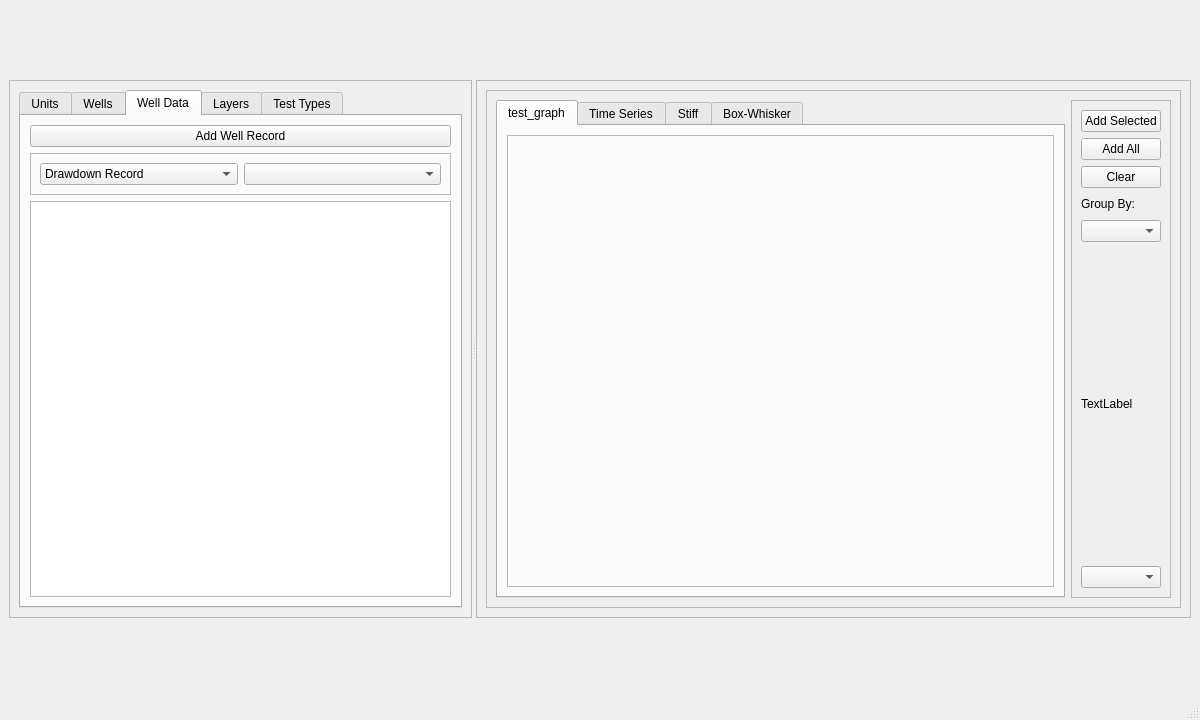
<?xml version="1.0" encoding="UTF-8"?>
<ui version="4.0">
 <class>MainWindow</class>
 <widget class="QMainWindow" name="MainWindow">
  <property name="geometry">
   <rect>
    <x>0</x>
    <y>0</y>
    <width>1200</width>
    <height>720</height>
   </rect>
  </property>
  <property name="minimumSize">
   <size>
    <width>1200</width>
    <height>600</height>
   </size>
  </property>
  <property name="windowTitle">
   <string>Pumping Test Modeling</string>
  </property>
  <widget class="QWidget" name="centralwidget">
   <property name="minimumSize">
    <size>
     <width>1200</width>
     <height>0</height>
    </size>
   </property>
   <layout class="QVBoxLayout" name="verticalLayout_6">
    <item>
     <widget class="QSplitter" name="splitter">
      <property name="orientation">
       <enum>Qt::Horizontal</enum>
      </property>
      <widget class="QFrame" name="TopLeft">
       <property name="maximumSize">
        <size>
         <width>800</width>
         <height>538</height>
        </size>
       </property>
       <property name="frameShape">
        <enum>QFrame::StyledPanel</enum>
       </property>
       <property name="frameShadow">
        <enum>QFrame::Sunken</enum>
       </property>
       <layout class="QVBoxLayout" name="verticalLayout_8">
        <item>
         <widget class="QTabWidget" name="tabWidget">
          <property name="minimumSize">
           <size>
            <width>430</width>
            <height>500</height>
           </size>
          </property>
          <property name="maximumSize">
           <size>
            <width>16000</width>
            <height>16000</height>
           </size>
          </property>
          <property name="currentIndex">
           <number>2</number>
          </property>
          <widget class="QWidget" name="tab_4">
           <attribute name="title">
            <string>Units</string>
           </attribute>
           <layout class="QFormLayout" name="formLayout_2">
            <item row="4" column="1">
             <widget class="QComboBox" name="depthunits">
              <item>
               <property name="text">
                <string>ft</string>
               </property>
              </item>
              <item>
               <property name="text">
                <string>m</string>
               </property>
              </item>
             </widget>
            </item>
            <item row="5" column="1">
             <widget class="QComboBox" name="timeunits">
              <item>
               <property name="text">
                <string>seconds</string>
               </property>
              </item>
              <item>
               <property name="text">
                <string>minutes</string>
               </property>
              </item>
              <item>
               <property name="text">
                <string>hours</string>
               </property>
              </item>
              <item>
               <property name="text">
                <string>days</string>
               </property>
              </item>
             </widget>
            </item>
            <item row="6" column="1">
             <widget class="QComboBox" name="distanceunits">
              <item>
               <property name="text">
                <string>m</string>
               </property>
              </item>
              <item>
               <property name="text">
                <string>ft</string>
               </property>
              </item>
              <item>
               <property name="text">
                <string>miles</string>
               </property>
              </item>
              <item>
               <property name="text">
                <string>km</string>
               </property>
              </item>
             </widget>
            </item>
            <item row="7" column="1">
             <widget class="QComboBox" name="pumpingunits">
              <item>
               <property name="text">
                <string>gpm</string>
               </property>
              </item>
              <item>
               <property name="text">
                <string>cfs</string>
               </property>
              </item>
              <item>
               <property name="text">
                <string>liters per second</string>
               </property>
              </item>
             </widget>
            </item>
            <item row="4" column="0">
             <widget class="QLabel" name="label_16">
              <property name="text">
               <string>Depth</string>
              </property>
             </widget>
            </item>
            <item row="5" column="0">
             <widget class="QLabel" name="label_17">
              <property name="text">
               <string>Time</string>
              </property>
             </widget>
            </item>
            <item row="6" column="0">
             <widget class="QLabel" name="label_18">
              <property name="text">
               <string>Distance</string>
              </property>
             </widget>
            </item>
            <item row="7" column="0">
             <widget class="QLabel" name="label_19">
              <property name="text">
               <string>Pumping</string>
              </property>
             </widget>
            </item>
            <item row="3" column="1">
             <widget class="QComboBox" name="wellradiusunits">
              <item>
               <property name="text">
                <string>in</string>
               </property>
              </item>
              <item>
               <property name="text">
                <string>cm</string>
               </property>
              </item>
              <item>
               <property name="text">
                <string>m</string>
               </property>
              </item>
              <item>
               <property name="text">
                <string>ft</string>
               </property>
              </item>
             </widget>
            </item>
            <item row="3" column="0">
             <widget class="QLabel" name="label_15">
              <property name="text">
               <string>Well Radius</string>
              </property>
             </widget>
            </item>
           </layout>
          </widget>
          <widget class="QWidget" name="welltab">
           <attribute name="title">
            <string>Wells</string>
           </attribute>
           <layout class="QVBoxLayout" name="verticalLayout_9">
            <item>
             <widget class="QFrame" name="frame_5">
              <property name="frameShape">
               <enum>QFrame::StyledPanel</enum>
              </property>
              <property name="frameShadow">
               <enum>QFrame::Raised</enum>
              </property>
              <layout class="QHBoxLayout" name="horizontalLayout_6">
               <item>
                <widget class="QPushButton" name="add_well_button">
                 <property name="text">
                  <string>Add Well</string>
                 </property>
                </widget>
               </item>
               <item>
                <widget class="QPushButton" name="remove_well_button">
                 <property name="text">
                  <string>Remove Well</string>
                 </property>
                </widget>
               </item>
              </layout>
             </widget>
            </item>
            <item>
             <widget class="QTableView" name="welltableview"/>
            </item>
            <item>
             <widget class="QPushButton" name="pushButton_2">
              <property name="text">
               <string>PushButton</string>
              </property>
             </widget>
            </item>
           </layout>
          </widget>
          <widget class="QWidget" name="tab_3">
           <attribute name="title">
            <string>Well Data</string>
           </attribute>
           <layout class="QVBoxLayout" name="verticalLayout">
            <item>
             <widget class="QPushButton" name="add_well_record">
              <property name="text">
               <string>Add Well Record</string>
              </property>
             </widget>
            </item>
            <item>
             <widget class="QFrame" name="frame_7">
              <property name="frameShape">
               <enum>QFrame::StyledPanel</enum>
              </property>
              <property name="frameShadow">
               <enum>QFrame::Raised</enum>
              </property>
              <layout class="QHBoxLayout" name="horizontalLayout_9">
               <item>
                <widget class="QComboBox" name="comboBox_3">
                 <item>
                  <property name="text">
                   <string>Drawdown Record</string>
                  </property>
                 </item>
                 <item>
                  <property name="text">
                   <string>Pumping Record</string>
                  </property>
                 </item>
                </widget>
               </item>
               <item>
                <widget class="QComboBox" name="wellnamescombo2"/>
               </item>
              </layout>
             </widget>
            </item>
            <item>
             <widget class="QTableView" name="StationTableView"/>
            </item>
           </layout>
          </widget>
          <widget class="QWidget" name="tab">
           <attribute name="title">
            <string>Layers</string>
           </attribute>
           <widget class="QWidget" name="layoutWidget">
            <property name="geometry">
             <rect>
              <x>0</x>
              <y>10</y>
              <width>396</width>
              <height>379</height>
             </rect>
            </property>
            <layout class="QVBoxLayout" name="verticalLayout_5">
             <item>
              <widget class="QLabel" name="label">
               <property name="font">
                <font>
                 <pointsize>14</pointsize>
                 <weight>75</weight>
                 <bold>true</bold>
                </font>
               </property>
               <property name="text">
                <string>Aquifer Properties</string>
               </property>
               <property name="alignment">
                <set>Qt::AlignHCenter|Qt::AlignTop</set>
               </property>
              </widget>
             </item>
             <item>
              <layout class="QHBoxLayout" name="horizontalLayout_4"/>
             </item>
             <item>
              <layout class="QFormLayout" name="formLayout">
               <item row="0" column="0">
                <widget class="QLabel" name="label_3">
                 <property name="font">
                  <font>
                   <pointsize>11</pointsize>
                  </font>
                 </property>
                 <property name="text">
                  <string>Aquifer hydraulic conductivity</string>
                 </property>
                </widget>
               </item>
               <item row="0" column="1">
                <widget class="QLineEdit" name="KhInput">
                 <property name="font">
                  <font>
                   <pointsize>14</pointsize>
                  </font>
                 </property>
                </widget>
               </item>
               <item row="1" column="0">
                <widget class="QLabel" name="label_4">
                 <property name="font">
                  <font>
                   <pointsize>11</pointsize>
                  </font>
                 </property>
                 <property name="text">
                  <string>Aquifer specific storage</string>
                 </property>
                </widget>
               </item>
               <item row="1" column="1">
                <widget class="QLineEdit" name="SsInput">
                 <property name="font">
                  <font>
                   <pointsize>14</pointsize>
                  </font>
                 </property>
                </widget>
               </item>
               <item row="2" column="0">
                <widget class="QLabel" name="label_5">
                 <property name="font">
                  <font>
                   <pointsize>11</pointsize>
                  </font>
                 </property>
                 <property name="text">
                  <string>Aquifer specific yield</string>
                 </property>
                </widget>
               </item>
               <item row="2" column="1">
                <widget class="QLineEdit" name="SyInput">
                 <property name="font">
                  <font>
                   <pointsize>14</pointsize>
                  </font>
                 </property>
                </widget>
               </item>
               <item row="3" column="0">
                <widget class="QLabel" name="label_6">
                 <property name="font">
                  <font>
                   <pointsize>11</pointsize>
                  </font>
                 </property>
                 <property name="text">
                  <string>Aquifer thickness</string>
                 </property>
                </widget>
               </item>
               <item row="3" column="1">
                <widget class="QLineEdit" name="bInput">
                 <property name="font">
                  <font>
                   <pointsize>14</pointsize>
                  </font>
                 </property>
                </widget>
               </item>
               <item row="4" column="0">
                <widget class="QLabel" name="label_8">
                 <property name="font">
                  <font>
                   <pointsize>11</pointsize>
                  </font>
                 </property>
                 <property name="text">
                  <string>Aquitard thickness</string>
                 </property>
                </widget>
               </item>
               <item row="4" column="1">
                <widget class="QLineEdit" name="bcInput">
                 <property name="font">
                  <font>
                   <pointsize>14</pointsize>
                  </font>
                 </property>
                </widget>
               </item>
               <item row="5" column="0">
                <widget class="QLabel" name="label_9">
                 <property name="font">
                  <font>
                   <pointsize>11</pointsize>
                  </font>
                 </property>
                 <property name="text">
                  <string>Aquitard vertical conductivity</string>
                 </property>
                </widget>
               </item>
               <item row="5" column="1">
                <widget class="QLineEdit" name="KcInput">
                 <property name="font">
                  <font>
                   <pointsize>14</pointsize>
                  </font>
                 </property>
                </widget>
               </item>
               <item row="6" column="1">
                <widget class="QLineEdit" name="SscInput">
                 <property name="font">
                  <font>
                   <pointsize>14</pointsize>
                  </font>
                 </property>
                </widget>
               </item>
               <item row="6" column="0">
                <widget class="QLabel" name="label_10">
                 <property name="font">
                  <font>
                   <pointsize>11</pointsize>
                  </font>
                 </property>
                 <property name="layoutDirection">
                  <enum>Qt::LeftToRight</enum>
                 </property>
                 <property name="text">
                  <string>Aquitard specific storage</string>
                 </property>
                 <property name="alignment">
                  <set>Qt::AlignRight|Qt::AlignTrailing|Qt::AlignVCenter</set>
                 </property>
                </widget>
               </item>
              </layout>
             </item>
             <item>
              <spacer name="verticalSpacer_5">
               <property name="orientation">
                <enum>Qt::Vertical</enum>
               </property>
               <property name="sizeHint" stdset="0">
                <size>
                 <width>20</width>
                 <height>40</height>
                </size>
               </property>
              </spacer>
             </item>
            </layout>
           </widget>
           <widget class="QWidget" name="layoutWidget">
            <property name="geometry">
             <rect>
              <x>0</x>
              <y>390</y>
              <width>392</width>
              <height>39</height>
             </rect>
            </property>
            <layout class="QHBoxLayout" name="horizontalLayout_5">
             <item>
              <spacer name="horizontalSpacer_4">
               <property name="orientation">
                <enum>Qt::Horizontal</enum>
               </property>
               <property name="sizeHint" stdset="0">
                <size>
                 <width>40</width>
                 <height>20</height>
                </size>
               </property>
              </spacer>
             </item>
             <item>
              <widget class="QPushButton" name="pushUpdate">
               <property name="font">
                <font>
                 <pointsize>14</pointsize>
                </font>
               </property>
               <property name="text">
                <string>UPDATE</string>
               </property>
              </widget>
             </item>
             <item>
              <spacer name="horizontalSpacer_7">
               <property name="orientation">
                <enum>Qt::Horizontal</enum>
               </property>
               <property name="sizeHint" stdset="0">
                <size>
                 <width>40</width>
                 <height>20</height>
                </size>
               </property>
              </spacer>
             </item>
             <item>
              <widget class="QPushButton" name="pushSave">
               <property name="font">
                <font>
                 <pointsize>14</pointsize>
                </font>
               </property>
               <property name="text">
                <string>SAVE</string>
               </property>
              </widget>
             </item>
             <item>
              <spacer name="horizontalSpacer_5">
               <property name="orientation">
                <enum>Qt::Horizontal</enum>
               </property>
               <property name="sizeHint" stdset="0">
                <size>
                 <width>40</width>
                 <height>20</height>
                </size>
               </property>
              </spacer>
             </item>
            </layout>
           </widget>
          </widget>
          <widget class="QWidget" name="tab_2">
           <attribute name="title">
            <string>Test Types</string>
           </attribute>
           <widget class="QFrame" name="frame_2">
            <property name="geometry">
             <rect>
              <x>0</x>
              <y>10</y>
              <width>400</width>
              <height>400</height>
             </rect>
            </property>
            <property name="minimumSize">
             <size>
              <width>0</width>
              <height>400</height>
             </size>
            </property>
            <property name="maximumSize">
             <size>
              <width>400</width>
              <height>1000</height>
             </size>
            </property>
            <property name="frameShape">
             <enum>QFrame::StyledPanel</enum>
            </property>
            <property name="frameShadow">
             <enum>QFrame::Raised</enum>
            </property>
            <layout class="QVBoxLayout" name="verticalLayout_4">
             <item>
              <layout class="QVBoxLayout" name="verticalLayout_3">
               <item>
                <widget class="QLabel" name="label_2">
                 <property name="font">
                  <font>
                   <pointsize>12</pointsize>
                   <weight>75</weight>
                   <bold>true</bold>
                  </font>
                 </property>
                 <property name="text">
                  <string>Pumping Test Model</string>
                 </property>
                 <property name="alignment">
                  <set>Qt::AlignHCenter|Qt::AlignTop</set>
                 </property>
                </widget>
               </item>
               <item>
                <spacer name="verticalSpacer">
                 <property name="orientation">
                  <enum>Qt::Vertical</enum>
                 </property>
                 <property name="sizeHint" stdset="0">
                  <size>
                   <width>20</width>
                   <height>40</height>
                  </size>
                 </property>
                </spacer>
               </item>
               <item>
                <layout class="QVBoxLayout" name="verticalLayout_7">
                 <item>
                  <widget class="QCheckBox" name="checkTheisConf">
                   <property name="font">
                    <font>
                     <pointsize>11</pointsize>
                    </font>
                   </property>
                   <property name="text">
                    <string>Confined (Theis)</string>
                   </property>
                   <property name="checked">
                    <bool>true</bool>
                   </property>
                  </widget>
                 </item>
                 <item>
                  <widget class="QCheckBox" name="checkMOLTheis">
                   <property name="font">
                    <font>
                     <pointsize>11</pointsize>
                    </font>
                   </property>
                   <property name="text">
                    <string>Confined (wellbore storage; numerical)</string>
                   </property>
                  </widget>
                 </item>
                 <item>
                  <widget class="QCheckBox" name="checkHantush">
                   <property name="font">
                    <font>
                     <pointsize>11</pointsize>
                    </font>
                   </property>
                   <property name="text">
                    <string>Leaky (Hantush and Jacob)</string>
                   </property>
                  </widget>
                 </item>
                 <item>
                  <widget class="QCheckBox" name="checkShortStor">
                   <property name="maximumSize">
                    <size>
                     <width>400</width>
                     <height>400</height>
                    </size>
                   </property>
                   <property name="font">
                    <font>
                     <pointsize>11</pointsize>
                    </font>
                   </property>
                   <property name="text">
                    <string>Leaky (Hantush, 1960; short-term; aquitard storage)</string>
                   </property>
                  </widget>
                 </item>
                 <item>
                  <widget class="QCheckBox" name="checkTheisUnconf">
                   <property name="font">
                    <font>
                     <pointsize>11</pointsize>
                    </font>
                   </property>
                   <property name="text">
                    <string>Unconfined (Theis, using Sy)</string>
                   </property>
                  </widget>
                 </item>
                 <item>
                  <widget class="QCheckBox" name="checkMOLDupuit">
                   <property name="font">
                    <font>
                     <pointsize>11</pointsize>
                    </font>
                   </property>
                   <property name="text">
                    <string>Unconfined (Dupuit; wellbore storage; numerical)</string>
                   </property>
                  </widget>
                 </item>
                 <item>
                  <spacer name="verticalSpacer_6">
                   <property name="orientation">
                    <enum>Qt::Vertical</enum>
                   </property>
                   <property name="sizeHint" stdset="0">
                    <size>
                     <width>20</width>
                     <height>40</height>
                    </size>
                   </property>
                  </spacer>
                 </item>
                </layout>
               </item>
              </layout>
             </item>
             <item>
              <spacer name="verticalSpacer_2">
               <property name="orientation">
                <enum>Qt::Vertical</enum>
               </property>
               <property name="sizeHint" stdset="0">
                <size>
                 <width>20</width>
                 <height>40</height>
                </size>
               </property>
              </spacer>
             </item>
             <item>
              <widget class="QFrame" name="frame_3">
               <property name="frameShape">
                <enum>QFrame::StyledPanel</enum>
               </property>
               <property name="frameShadow">
                <enum>QFrame::Raised</enum>
               </property>
               <layout class="QHBoxLayout" name="horizontalLayout">
                <item>
                 <widget class="QLabel" name="label_12">
                  <property name="font">
                   <font>
                    <pointsize>14</pointsize>
                   </font>
                  </property>
                  <property name="text">
                   <string>Well radius</string>
                  </property>
                 </widget>
                </item>
                <item>
                 <widget class="QLineEdit" name="rInput">
                  <property name="font">
                   <font>
                    <pointsize>14</pointsize>
                   </font>
                  </property>
                 </widget>
                </item>
               </layout>
              </widget>
             </item>
             <item>
              <widget class="QFrame" name="frame">
               <property name="frameShape">
                <enum>QFrame::StyledPanel</enum>
               </property>
               <property name="frameShadow">
                <enum>QFrame::Raised</enum>
               </property>
               <layout class="QHBoxLayout" name="horizontalLayout_2">
                <item>
                 <widget class="QLabel" name="label_13">
                  <property name="font">
                   <font>
                    <pointsize>14</pointsize>
                   </font>
                  </property>
                  <property name="text">
                   <string>Pumping rate</string>
                  </property>
                 </widget>
                </item>
                <item>
                 <widget class="QLineEdit" name="QInput">
                  <property name="font">
                   <font>
                    <pointsize>14</pointsize>
                   </font>
                  </property>
                 </widget>
                </item>
               </layout>
              </widget>
             </item>
             <item>
              <layout class="QHBoxLayout" name="horizontalLayout_3">
               <item>
                <spacer name="horizontalSpacer">
                 <property name="orientation">
                  <enum>Qt::Horizontal</enum>
                 </property>
                 <property name="sizeHint" stdset="0">
                  <size>
                   <width>40</width>
                   <height>20</height>
                  </size>
                 </property>
                </spacer>
               </item>
               <item>
                <widget class="QPushButton" name="pushEval">
                 <property name="font">
                  <font>
                   <pointsize>14</pointsize>
                  </font>
                 </property>
                 <property name="text">
                  <string>EVALUATE</string>
                 </property>
                </widget>
               </item>
               <item>
                <spacer name="horizontalSpacer_6">
                 <property name="orientation">
                  <enum>Qt::Horizontal</enum>
                 </property>
                 <property name="sizeHint" stdset="0">
                  <size>
                   <width>40</width>
                   <height>20</height>
                  </size>
                 </property>
                </spacer>
               </item>
               <item>
                <widget class="QPushButton" name="pushExit">
                 <property name="font">
                  <font>
                   <pointsize>14</pointsize>
                  </font>
                 </property>
                 <property name="text">
                  <string>EXIT</string>
                 </property>
                </widget>
               </item>
               <item>
                <spacer name="horizontalSpacer_2">
                 <property name="orientation">
                  <enum>Qt::Horizontal</enum>
                 </property>
                 <property name="sizeHint" stdset="0">
                  <size>
                   <width>40</width>
                   <height>20</height>
                  </size>
                 </property>
                </spacer>
               </item>
              </layout>
             </item>
             <item>
              <spacer name="verticalSpacer_7">
               <property name="orientation">
                <enum>Qt::Vertical</enum>
               </property>
               <property name="sizeHint" stdset="0">
                <size>
                 <width>20</width>
                 <height>40</height>
                </size>
               </property>
              </spacer>
             </item>
            </layout>
           </widget>
          </widget>
         </widget>
        </item>
       </layout>
      </widget>
      <widget class="QFrame" name="TopRight_2">
       <property name="maximumSize">
        <size>
         <width>1002</width>
         <height>800</height>
        </size>
       </property>
       <property name="frameShape">
        <enum>QFrame::StyledPanel</enum>
       </property>
       <property name="frameShadow">
        <enum>QFrame::Sunken</enum>
       </property>
       <layout class="QVBoxLayout" name="verticalLayout_10">
        <item>
         <widget class="QFrame" name="frame_6">
          <property name="frameShape">
           <enum>QFrame::StyledPanel</enum>
          </property>
          <property name="frameShadow">
           <enum>QFrame::Raised</enum>
          </property>
          <layout class="QHBoxLayout" name="horizontalLayout_8">
           <item>
            <widget class="QTabWidget" name="GraphTabs">
             <property name="minimumSize">
              <size>
               <width>550</width>
               <height>400</height>
              </size>
             </property>
             <property name="maximumSize">
              <size>
               <width>6000</width>
               <height>8000</height>
              </size>
             </property>
             <property name="currentIndex">
              <number>0</number>
             </property>
             <property name="tabsClosable">
              <bool>false</bool>
             </property>
             <property name="movable">
              <bool>true</bool>
             </property>
             <property name="tabBarAutoHide">
              <bool>true</bool>
             </property>
             <widget class="QWidget" name="pipertab">
              <property name="minimumSize">
               <size>
                <width>400</width>
                <height>0</height>
               </size>
              </property>
              <attribute name="title">
               <string>test_graph</string>
              </attribute>
              <layout class="QHBoxLayout" name="horizontalLayout_7">
               <item>
                <widget class="QFrame" name="aquifertestframe">
                 <property name="minimumSize">
                  <size>
                   <width>6</width>
                   <height>4</height>
                  </size>
                 </property>
                 <property name="baseSize">
                  <size>
                   <width>5</width>
                   <height>2</height>
                  </size>
                 </property>
                 <property name="frameShape">
                  <enum>QFrame::StyledPanel</enum>
                 </property>
                 <property name="frameShadow">
                  <enum>QFrame::Raised</enum>
                 </property>
                </widget>
               </item>
              </layout>
             </widget>
             <widget class="QWidget" name="timeseriestab">
              <attribute name="title">
               <string>Time Series</string>
              </attribute>
             </widget>
             <widget class="QWidget" name="stifftab">
              <attribute name="title">
               <string>Stiff</string>
              </attribute>
             </widget>
             <widget class="QWidget" name="boxwhiskertab">
              <attribute name="title">
               <string>Box-Whisker</string>
              </attribute>
             </widget>
            </widget>
           </item>
           <item>
            <widget class="QFrame" name="frame_4">
             <property name="maximumSize">
              <size>
               <width>110</width>
               <height>16777215</height>
              </size>
             </property>
             <property name="frameShape">
              <enum>QFrame::StyledPanel</enum>
             </property>
             <property name="frameShadow">
              <enum>QFrame::Raised</enum>
             </property>
             <layout class="QVBoxLayout" name="verticalLayout_11">
              <item>
               <widget class="QPushButton" name="graphresultsbutt_2">
                <property name="text">
                 <string>Add Selected</string>
                </property>
               </widget>
              </item>
              <item>
               <widget class="QPushButton" name="addallpipbutt_2">
                <property name="text">
                 <string>Add All</string>
                </property>
               </widget>
              </item>
              <item>
               <widget class="QPushButton" name="clearpipbutt_2">
                <property name="text">
                 <string>Clear</string>
                </property>
               </widget>
              </item>
              <item>
               <widget class="QLabel" name="label_7">
                <property name="maximumSize">
                 <size>
                  <width>16777215</width>
                  <height>20</height>
                 </size>
                </property>
                <property name="text">
                 <string>Group By:</string>
                </property>
               </widget>
              </item>
              <item>
               <widget class="QComboBox" name="grpbycombo"/>
              </item>
              <item>
               <widget class="QLabel" name="label_11">
                <property name="text">
                 <string>TextLabel</string>
                </property>
               </widget>
              </item>
              <item>
               <widget class="QComboBox" name="clrBycomboBox"/>
              </item>
             </layout>
            </widget>
           </item>
          </layout>
         </widget>
        </item>
       </layout>
      </widget>
     </widget>
    </item>
   </layout>
  </widget>
  <widget class="QMenuBar" name="menubar">
   <property name="geometry">
    <rect>
     <x>0</x>
     <y>0</y>
     <width>1200</width>
     <height>26</height>
    </rect>
   </property>
  </widget>
  <widget class="QStatusBar" name="statusbar"/>
 </widget>
 <resources/>
 <connections/>
</ui>
